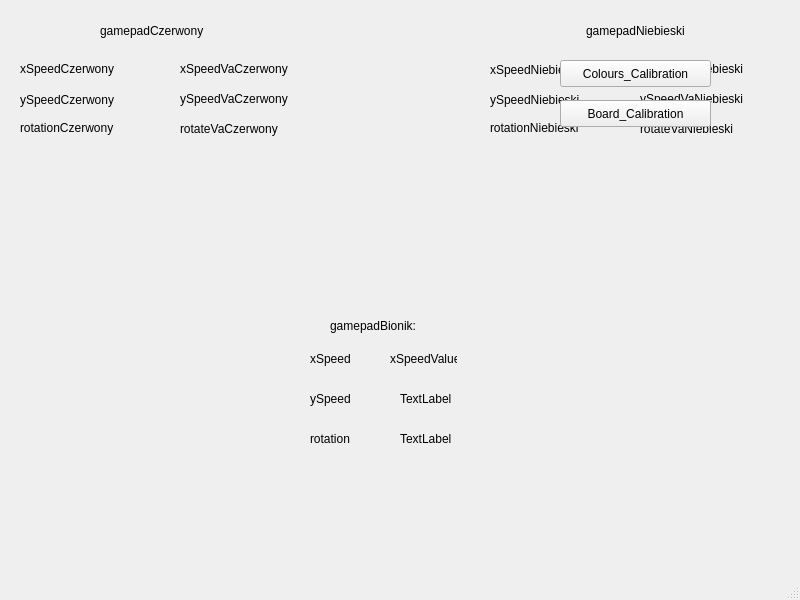
<?xml version="1.0" encoding="UTF-8"?>
<ui version="4.0">
 <class>MainWindow</class>
 <widget class="QMainWindow" name="MainWindow">
  <property name="geometry">
   <rect>
    <x>0</x>
    <y>0</y>
    <width>800</width>
    <height>600</height>
   </rect>
  </property>
  <property name="windowTitle">
   <string>MainWindow</string>
  </property>
  <widget class="QWidget" name="centralwidget">
   <widget class="QLabel" name="xSpeedLabel">
    <property name="geometry">
     <rect>
      <x>310</x>
      <y>350</y>
      <width>67</width>
      <height>17</height>
     </rect>
    </property>
    <property name="text">
     <string>xSpeed</string>
    </property>
   </widget>
   <widget class="QLabel" name="ySpeedLabel">
    <property name="geometry">
     <rect>
      <x>310</x>
      <y>390</y>
      <width>67</width>
      <height>17</height>
     </rect>
    </property>
    <property name="text">
     <string>ySpeed</string>
    </property>
   </widget>
   <widget class="QLabel" name="rotationLabel">
    <property name="geometry">
     <rect>
      <x>310</x>
      <y>430</y>
      <width>67</width>
      <height>17</height>
     </rect>
    </property>
    <property name="text">
     <string>rotation</string>
    </property>
   </widget>
   <widget class="QLabel" name="xSpeedValue">
    <property name="geometry">
     <rect>
      <x>390</x>
      <y>350</y>
      <width>67</width>
      <height>17</height>
     </rect>
    </property>
    <property name="text">
     <string>xSpeedValue</string>
    </property>
   </widget>
   <widget class="QLabel" name="ySpeedValue">
    <property name="geometry">
     <rect>
      <x>400</x>
      <y>390</y>
      <width>67</width>
      <height>17</height>
     </rect>
    </property>
    <property name="text">
     <string>TextLabel</string>
    </property>
   </widget>
   <widget class="QLabel" name="rotationValue">
    <property name="geometry">
     <rect>
      <x>400</x>
      <y>430</y>
      <width>67</width>
      <height>17</height>
     </rect>
    </property>
    <property name="text">
     <string>TextLabel</string>
    </property>
   </widget>
   <widget class="QLabel" name="label">
    <property name="geometry">
     <rect>
      <x>330</x>
      <y>310</y>
      <width>111</width>
      <height>31</height>
     </rect>
    </property>
    <property name="text">
     <string>gamepadBionik:</string>
    </property>
   </widget>
   <widget class="QLabel" name="label_2">
    <property name="geometry">
     <rect>
      <x>100</x>
      <y>20</y>
      <width>141</width>
      <height>21</height>
     </rect>
    </property>
    <property name="text">
     <string>gamepadCzerwony</string>
    </property>
   </widget>
   <widget class="QLabel" name="label_3">
    <property name="geometry">
     <rect>
      <x>586</x>
      <y>20</y>
      <width>131</width>
      <height>21</height>
     </rect>
    </property>
    <property name="text">
     <string>gamepadNiebieski</string>
    </property>
   </widget>
   <widget class="QLabel" name="label_4">
    <property name="geometry">
     <rect>
      <x>20</x>
      <y>60</y>
      <width>121</width>
      <height>17</height>
     </rect>
    </property>
    <property name="text">
     <string>xSpeedCzerwony</string>
    </property>
   </widget>
   <widget class="QLabel" name="label_5">
    <property name="geometry">
     <rect>
      <x>20</x>
      <y>90</y>
      <width>121</width>
      <height>20</height>
     </rect>
    </property>
    <property name="text">
     <string>ySpeedCzerwony</string>
    </property>
   </widget>
   <widget class="QLabel" name="label_6">
    <property name="geometry">
     <rect>
      <x>20</x>
      <y>120</y>
      <width>121</width>
      <height>16</height>
     </rect>
    </property>
    <property name="text">
     <string>rotationCzerwony</string>
    </property>
   </widget>
   <widget class="QLabel" name="xSpeedVaCzerwony">
    <property name="geometry">
     <rect>
      <x>180</x>
      <y>60</y>
      <width>141</width>
      <height>17</height>
     </rect>
    </property>
    <property name="text">
     <string>xSpeedVaCzerwony</string>
    </property>
   </widget>
   <widget class="QLabel" name="ySpeedVaCzerwony">
    <property name="geometry">
     <rect>
      <x>180</x>
      <y>90</y>
      <width>141</width>
      <height>17</height>
     </rect>
    </property>
    <property name="text">
     <string>ySpeedVaCzerwony</string>
    </property>
   </widget>
   <widget class="QLabel" name="rotateVaCzerwony">
    <property name="geometry">
     <rect>
      <x>180</x>
      <y>120</y>
      <width>131</width>
      <height>17</height>
     </rect>
    </property>
    <property name="text">
     <string>rotateVaCzerwony</string>
    </property>
   </widget>
   <widget class="QLabel" name="label_10">
    <property name="geometry">
     <rect>
      <x>490</x>
      <y>60</y>
      <width>121</width>
      <height>20</height>
     </rect>
    </property>
    <property name="text">
     <string>xSpeedNiebieski</string>
    </property>
   </widget>
   <widget class="QLabel" name="label_11">
    <property name="geometry">
     <rect>
      <x>490</x>
      <y>90</y>
      <width>121</width>
      <height>20</height>
     </rect>
    </property>
    <property name="text">
     <string>ySpeedNiebieski</string>
    </property>
   </widget>
   <widget class="QLabel" name="label_12">
    <property name="geometry">
     <rect>
      <x>490</x>
      <y>120</y>
      <width>121</width>
      <height>16</height>
     </rect>
    </property>
    <property name="text">
     <string>rotationNiebieski</string>
    </property>
   </widget>
   <widget class="QLabel" name="xSpeedVaNiebieski">
    <property name="geometry">
     <rect>
      <x>640</x>
      <y>60</y>
      <width>141</width>
      <height>17</height>
     </rect>
    </property>
    <property name="text">
     <string>xSpeedVaNiebieski</string>
    </property>
   </widget>
   <widget class="QLabel" name="ySpeedVaNiebieski">
    <property name="geometry">
     <rect>
      <x>640</x>
      <y>90</y>
      <width>141</width>
      <height>17</height>
     </rect>
    </property>
    <property name="text">
     <string>ySpeedVaNiebieski</string>
    </property>
   </widget>
   <widget class="QLabel" name="rotateVaNiebieski">
    <property name="geometry">
     <rect>
      <x>640</x>
      <y>120</y>
      <width>131</width>
      <height>17</height>
     </rect>
    </property>
    <property name="text">
     <string>rotateVaNiebieski</string>
    </property>
   </widget>
   <widget class="QPushButton" name="pushButton">
    <property name="geometry">
     <rect>
      <x>560</x>
      <y>60</y>
      <width>151</width>
      <height>27</height>
     </rect>
    </property>
    <property name="text">
     <string>Colours_Calibration</string>
    </property>
   </widget>
   <widget class="QPushButton" name="pushButton_2">
    <property name="geometry">
     <rect>
      <x>560</x>
      <y>100</y>
      <width>151</width>
      <height>27</height>
     </rect>
    </property>
    <property name="text">
     <string>Board_Calibration</string>
    </property>
   </widget>
  </widget>
  <widget class="QMenuBar" name="menubar">
   <property name="geometry">
    <rect>
     <x>0</x>
     <y>0</y>
     <width>800</width>
     <height>25</height>
    </rect>
   </property>
  </widget>
  <widget class="QStatusBar" name="statusbar"/>
 </widget>
 <resources/>
 <connections/>
</ui>
